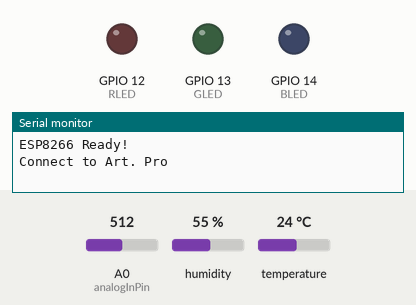
This sketch was run on a simulated ESP8266 (NodeMCU). Parts: output pins drawn as LEDs (lit = HIGH), the last lines printed to the serial monitor. The inputs (shaded band) are chosen by the test bench; at power-on: A0 (analogInPin) = 512, humidity 55 %, temperature 24 °C. WiFi joins after 1.5 s; servers stay silent unless stated.

Above: at 0.1 s.
At 64.12 s:
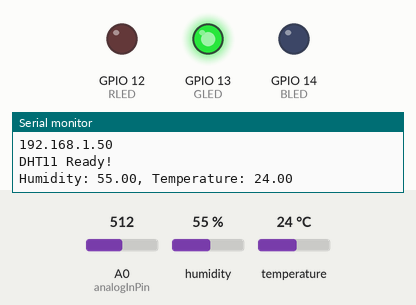
At 64.7 s:
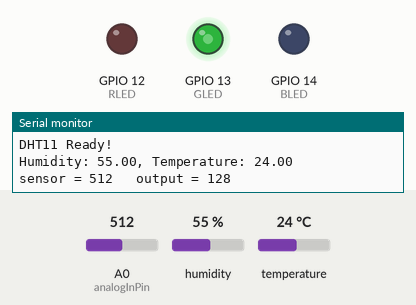
At 125.34 s:
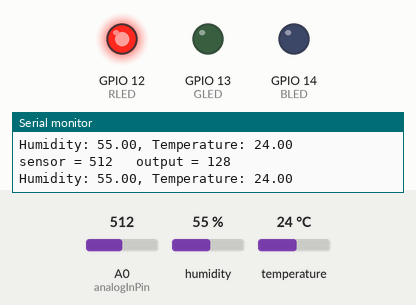
Timing chart, 0 to 127.1 s (numbered marks = the images above):
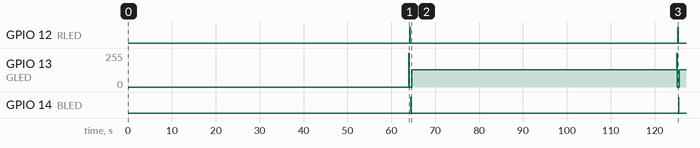

The sketch:

node_gpio_rgb.ino
```cpp
#include  "node_mcu_gpio.h"
#include  "node_mcu_dht.h"
#include  <ESP8266WiFi.h>
#include  <WiFiClient.h>
//#include  <TridentTD_LineNotify.h>

#define SSID    "Art. Pro"
#define PASS    "abcdef12"
// #define SSID    "Art.K4"
// #define PASS    "0933547825"
#define HOST    "api.thingspeak.com" // ThingSpeak IP Address: 184.106.153.149
#define PORT    80

#define LINE_TOKEN "or8MjvO4AsC4iZth7EA1oeafQV0BDCtbC4MIhNxuxUl"

// 使用 GET 傳送資料的格式
// GET /update?key=[THINGSPEAK_KEY]&field1=[data 1]&filed2=[data 2]...;
String GET = "GET /update?key=A7FWFGRLU2P1MOK9";

float temperature, humidity;
const int analogInPin = A0;
const int analogOutPin = 13;

int sensorValue = 0;
int outputValue = 0;

void setup() {
  Serial.begin(115200);
  Serial.println("\nESP8266 Ready!");

  init_wifi_link();
  init_dht11_sense();
  init_rgb_blink();
  delay(100);
}

void loop()
{
  humidity = get_dht_humi();
  temperature = get_dht_temp();

  // 確認取回的溫溼度數據可用(檢視是否為NULL)
  if (isnan(humidity) || isnan(temperature)) {
    Serial.println("Failed to read form DHT11");
    return;
  }
  else {
    Serial.print("Humidity: ");
    Serial.print(humidity);
    Serial.print(", Temperature: ");
    Serial.println(temperature);
    updateDHT11(); // Upload to Thingspeak (DHT11 Temp. & Hum.)
    //updateLine();
  }

  delay(60000);  // Wait a bit before scanning again
  run_rgb_blink();

  sensorValue = analogRead(analogInPin);
  outputValue = map(sensorValue, 0, 1023, 0, 255);
  analogWrite(analogOutPin, outputValue);

  Serial.print("sensor = ");
  Serial.print(sensorValue);
  Serial.print("\t output = ");
  Serial.println(outputValue);
}


//-- Light LED By Key Declarations and Function ------------------------------
void init_key_light(void) {
  pinMode(GLED, OUTPUT);
  pinMode(KEYIN, INPUT);
  digitalWrite(GLED, LOW);
}
void run_key_light(void) {
  if (digitalRead(KEYIN) == 0)
    digitalWrite(GLED, HIGH);
  else
    digitalWrite(GLED, LOW);
  delay(100);
}


//-- Scan the Wifi Router ----------------------------------------------------
void get_wifi_scan(void) {
  //WiFi.mode(WIFI_STA);  // Set WiFi to station mode
  //WiFi.disconnect();  // Disconnect from an AP if it was previously connected

  String  ssid;
  int32_t rssi;
  uint8_t encryptionType;
  uint8_t* bssid;
  int32_t channel;
  bool hidden;
  int scanResult;

  Serial.println(F("Starting WiFi scan..."));
  scanResult = WiFi.scanNetworks(/*async=*/false, /*hidden=*/true);

  if (scanResult == 0) { Serial.println(F("No networks found")); }
  else if (scanResult > 0) {
    Serial.printf(PSTR("%d networks found:\n"), scanResult);

    // Print unsorted scan results
    for (int8_t i = 0; i < scanResult; i++) {
      WiFi.getNetworkInfo(i, ssid, encryptionType, rssi, bssid, channel, hidden);
      Serial.printf(PSTR("  %02d: [CH %02d] [%02X:%02X:%02X:%02X:%02X:%02X] %ddBm %c %c %s\n"),
        i, channel,
        bssid[0], bssid[1], bssid[2], bssid[3], bssid[4], bssid[5], rssi,
        (encryptionType == ENC_TYPE_NONE) ? ' ' : '*',
        hidden ? 'H' : 'V',
        ssid.c_str());
      delay(0);
    }
  }
  else {
    Serial.printf(PSTR("WiFi scan error %d"), scanResult);
  }
}


//-- init_wifi_link ------------------------------------------------------
void init_wifi_link(void) {
  Serial.print("Connect to ");
  Serial.println(SSID);
  WiFi.begin(SSID, PASS);    // Connect to WiFi network

  // 持續等待並連接到指定的 WiFi SSID
  while (WiFi.status() != WL_CONNECTED)
  {
    delay(500);
    Serial.print(".");
  }
  Serial.println("");
  Serial.println("WiFi connected");
  Serial.println("IP address: ");
  Serial.println(WiFi.localIP());
  Serial.println("");
}


//-- Upload to Thingspeak ----------------------------------------------------
void updateDHT11()
{
  // 設定 ESP8266 作為 Client 端
  WiFiClient client;
  if (!client.connect(HOST, PORT))
  {
    Serial.println("Connection Failed");
    return;
  }
  else
  {
    // 準備上傳到 ThingSpeak IoT Server 的資料(預先設定 ThingSpeak Channel 欄位)
    // Field1：溫度；Field2：濕度
    String getStr = GET + "&field1=" + String((int)temperature) +
      "&field2=" + String((int)humidity) +
      " HTTP/1.1\r\n";;
    client.print(getStr);
    client.print("Host: api.thingspeak.com\n");
    client.print("Connection: close\r\n\r\n");
    delay(10);
    // 處理遠端伺服器回傳的訊息，程式碼可以寫在這裡！
    client.stop();
  }
}

//-- Upload to LineBot ----------------------------------------------------
void updateLine()
{
  //String tempe = "溫度:" + String((int)(temperature - 32) * 5 / 9) + "'C";
  //String tempe = "溫度:" + String((int)temperature) + "℃";
  //String humid = "濕度:" + String((int)humidity) + "%";
  //Serial.println(LINE.getVersion()); // Line Version
  //LINE.setToken(LINE_TOKEN);
  //LINE.notify("\n" + tempe + ";" + humid);
}
```

node_mcu_dht.cpp
```cpp
#include "Arduino.h"
#include "node_mcu_dht.h"
#include "DHTesp.h"

DHTesp dht11_sensor;

//-- init_dht11_sense ----------------------------------------------------
void init_dht11_sense(void) {
    dht11_sensor.setup(5, DHTesp::DHT11); // Connect DHT11 to GPIO 5
    Serial.println("DHT11 Ready!");
    delay(2000);
}


float get_dht_humi(void)
{
    float  temp_var;
    temp_var = dht11_sensor.getHumidity();
    delay(100);
    return    temp_var;
}

float get_dht_temp(void)
{
    float  temp_var;
    temp_var = dht11_sensor.getTemperature();
    delay(100);
    return    temp_var;
}
```

node_mcu_dht.h
```cpp
#ifndef node_mcu_dht_h
#define node_mcu_dht_h

void init_dht11_sense(void);
float get_dht_temp(void);
float get_dht_humi(void);

#endif
```

node_mcu_gpio.cpp
```cpp
#include "Arduino.h"
#include "node_mcu_gpio.h"


void init_rgb_blink(void) {
  pinMode(GLED, OUTPUT);
  pinMode(RLED, OUTPUT);
  pinMode(BLED, OUTPUT);
  digitalWrite(GLED, LOW);
  digitalWrite(RLED, LOW);
  digitalWrite(BLED, LOW);
}


//-- Blink LED Declarations and Function -------------------------------------
void run_rgb_blink(void) {
  digitalWrite(GLED, HIGH);
  delay(100); // delay 100ms
  digitalWrite(GLED, LOW);
  delay(100);
  digitalWrite(RLED, HIGH);
  delay(100);
  digitalWrite(RLED, LOW);
  delay(100);
  digitalWrite(BLED, HIGH);
  delay(100);
  digitalWrite(BLED, LOW);
  delay(100);
}
```

node_mcu_gpio.h
```cpp
#ifndef node_mcu_gpio_h
#define node_mcu_gpio_h

#define GLED   13
#define RLED   12
#define BLED   14

#define KEYIN  0

void init_wifi_link(void);
void init_rgb_blink(void);

void run_rgb_blink(void);

#endif
```

Measured:
- by itself, GPIO 12 (RLED), GPIO 14 (BLED): alternates HIGH for 0.10 s and LOW for 60.9 s
- by itself, GPIO 13 (GLED): 0/255 → 255/255 at 64.0 s, → 0/255 0.10 s later, → 128/255 0.50 s later, → 255/255 60.4 s later, … (6 changes in this stretch)
